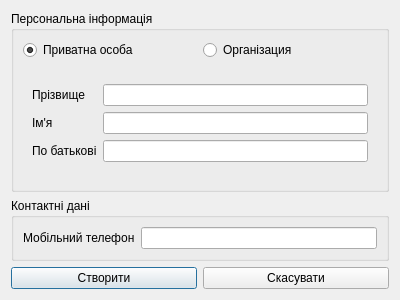
<?xml version="1.0" encoding="UTF-8"?>
<ui version="4.0">
 <class>ClientCreator</class>
 <widget class="QWidget" name="ClientCreator">
  <property name="geometry">
   <rect>
    <x>0</x>
    <y>0</y>
    <width>400</width>
    <height>300</height>
   </rect>
  </property>
  <property name="windowTitle">
   <string>Реєстрація клієнта</string>
  </property>
  <layout class="QGridLayout" name="gridLayout_2">
   <item row="0" column="0" colspan="2">
    <widget class="QGroupBox" name="grpInfo">
     <property name="title">
      <string>Персональна інформація</string>
     </property>
     <layout class="QGridLayout" name="gridLayout">
      <item row="0" column="0">
       <widget class="QRadioButton" name="rbIndv">
        <property name="text">
         <string>Приватна особа</string>
        </property>
        <property name="checked">
         <bool>true</bool>
        </property>
       </widget>
      </item>
      <item row="0" column="1">
       <widget class="QRadioButton" name="rbOrg">
        <property name="text">
         <string>Організация</string>
        </property>
       </widget>
      </item>
      <item row="1" column="0" colspan="2">
       <widget class="QStackedWidget" name="stackedWidget">
        <property name="currentIndex">
         <number>0</number>
        </property>
        <widget class="QWidget" name="indvPage">
         <layout class="QHBoxLayout" name="horizontalLayout">
          <item>
           <layout class="QFormLayout" name="formLayout_3">
            <property name="formAlignment">
             <set>Qt::AlignLeading|Qt::AlignLeft|Qt::AlignVCenter</set>
            </property>
            <item row="0" column="0">
             <widget class="QLabel" name="lIndvLastname">
              <property name="text">
               <string>Прізвище</string>
              </property>
             </widget>
            </item>
            <item row="0" column="1">
             <widget class="QLineEdit" name="leIndvLastname"/>
            </item>
            <item row="1" column="0">
             <widget class="QLabel" name="lIndvFirstname">
              <property name="text">
               <string>Ім'я</string>
              </property>
             </widget>
            </item>
            <item row="1" column="1">
             <widget class="QLineEdit" name="leIndvFirstname"/>
            </item>
            <item row="2" column="0">
             <widget class="QLabel" name="lIndvPatronymic">
              <property name="text">
               <string>По батькові</string>
              </property>
             </widget>
            </item>
            <item row="2" column="1">
             <widget class="QLineEdit" name="leIndvPatronymic"/>
            </item>
           </layout>
          </item>
         </layout>
        </widget>
        <widget class="QWidget" name="orgPage">
         <layout class="QHBoxLayout" name="horizontalLayout_3">
          <item>
           <layout class="QFormLayout" name="formLayout">
            <property name="formAlignment">
             <set>Qt::AlignLeading|Qt::AlignLeft|Qt::AlignVCenter</set>
            </property>
            <item row="0" column="0">
             <widget class="QLabel" name="lOrgName">
              <property name="text">
               <string>Назва</string>
              </property>
             </widget>
            </item>
            <item row="0" column="1">
             <widget class="QLineEdit" name="leOrgName"/>
            </item>
            <item row="1" column="0">
             <widget class="QLabel" name="lOrgUSREOU">
              <property name="text">
               <string>ЄДРПОУ</string>
              </property>
             </widget>
            </item>
            <item row="1" column="1">
             <widget class="QLineEdit" name="leOrgUSREOU">
              <property name="inputMask">
               <string>00000000</string>
              </property>
             </widget>
            </item>
            <item row="2" column="0">
             <widget class="QLabel" name="lOrgDirector">
              <property name="text">
               <string>Директор</string>
              </property>
             </widget>
            </item>
            <item row="2" column="1">
             <widget class="QLineEdit" name="leOrgDirector"/>
            </item>
           </layout>
          </item>
         </layout>
        </widget>
       </widget>
      </item>
     </layout>
    </widget>
   </item>
   <item row="1" column="0" colspan="2">
    <widget class="QGroupBox" name="grpContactInfo">
     <property name="title">
      <string>Контактні дані</string>
     </property>
     <layout class="QHBoxLayout" name="horizontalLayout_2">
      <item>
       <layout class="QFormLayout" name="formLayout_2">
        <property name="formAlignment">
         <set>Qt::AlignLeading|Qt::AlignLeft|Qt::AlignVCenter</set>
        </property>
        <item row="0" column="0">
         <widget class="QLabel" name="lMob">
          <property name="text">
           <string>Мобільний телефон</string>
          </property>
         </widget>
        </item>
        <item row="0" column="1">
         <widget class="QLineEdit" name="leMob">
          <property name="inputMask">
           <string>0000000000</string>
          </property>
          <property name="maxLength">
           <number>10</number>
          </property>
         </widget>
        </item>
       </layout>
      </item>
     </layout>
    </widget>
   </item>
   <item row="2" column="0">
    <widget class="QPushButton" name="pbCreateClient">
     <property name="text">
      <string>Створити</string>
     </property>
     <property name="autoDefault">
      <bool>true</bool>
     </property>
     <property name="default">
      <bool>true</bool>
     </property>
    </widget>
   </item>
   <item row="2" column="1">
    <widget class="QPushButton" name="pbCancel">
     <property name="text">
      <string>Скасувати</string>
     </property>
    </widget>
   </item>
  </layout>
 </widget>
 <resources/>
 <connections/>
</ui>
